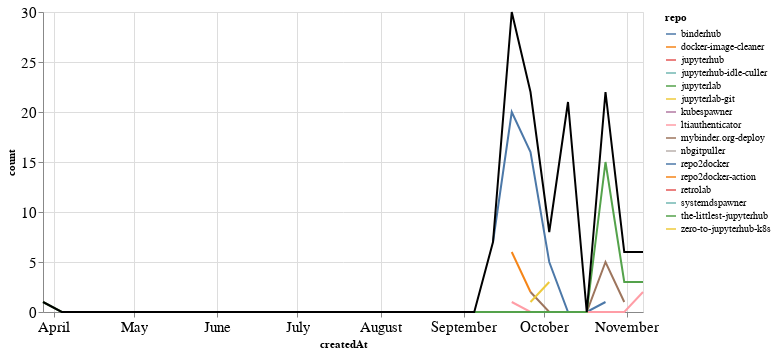

The code cell stored with this chart in its notebook:
### Markdown cell above
### Comments

### Code cell
comments_time = comments.groupby('repo').resample('W', on='createdAt').count()['author'].reset_index()
comments_time = comments_time.rename(columns={'author': 'count'})
comments_time_total = comments_time.groupby('createdAt').agg({"count": "sum"}).reset_index()
ch1 = alt.Chart(comments_time, width=600).mark_line().encode(
    x='createdAt',
    y='count',
    color='repo',
    tooltip="repo"
)

ch2 = alt.Chart(comments_time_total, width=600).mark_line(color="black").encode(
    x='createdAt',
    y='count',
)

ch1 + ch2

### Figure 1 — Vega-Lite specification as saved in the notebook (floating-point values rounded to 4 significant figures)
{"config": {"axisLeft": {"labelFontSize": 15}, "axisBottom": {"labelFontSize": 15}}, "layer": [{"data": {"name": "data-9ee2ecc563aee0a7f501ac6a66aa1d85"}, "mark": "line", "encoding": {"color": {"type": "nominal", "field": "repo"}, "tooltip": {"type": "nominal", "field": "repo"}, "x": {"type": "temporal", "field": "createdAt"}, "y": {"type": "quantitative", "field": "count"}}, "width": 600}, {"data": {"name": "data-044586390a864168afeb347e87a0374e"}, "mark": {"type": "line", "color": "black"}, "encoding": {"x": {"type": "temporal", "field": "createdAt"}, "y": {"type": "quantitative", "field": "count"}}, "width": 600}], "$schema": "https://vega.github.io/schema/vega-lite/v4.8.1.json", "datasets": {"data-9ee2ecc563aee0a7f501ac6a66aa1d85": [{"repo": "binderhub", "createdAt": "2021-09-12T00:00:00", "count": 7}, {"repo": "binderhub", "createdAt": "2021-09-19T00:00:00", "count": 20}, {"repo": "binderhub", "createdAt": "2021-09-26T00:00:00", "count": 16}, {"repo": "binderhub", "createdAt": "2021-10-03T00:00:00", "count": 5}, {"repo": "binderhub", "createdAt": "2021-10-10T00:00:00", "count": 0}, {"repo": "binderhub", "createdAt": "2021-10-17T00:00:00", "count": 0}, {"repo": "binderhub", "createdAt": "2021-10-24T00:00:00", "count": 1}, {"repo": "docker-image-cleaner", "createdAt": "2021-09-19T00:00:00", "count": 6}, {"repo": "docker-image-cleaner", "createdAt": "2021-09-26T00:00:00", "count": 2}, {"repo": "jupyterhub", "createdAt": "2021-10-10T00:00:00", "count": 17}, {"repo": "jupyterhub-idle-culler", "createdAt": "2021-09-26T00:00:00", "count": 1}, {"repo": "jupyterlab", "createdAt": "2021-10-10T00:00:00", "count": 1}, {"repo": "jupyterlab-git", "createdAt": "2021-10-10T00:00:00", "count": 3}, {"repo": "kubespawner", "createdAt": "2021-10-24T00:00:00", "count": 1}, {"repo": "ltiauthenticator", "createdAt": "2021-09-19T00:00:00", "count": 1}, {"repo": "ltiauthenticator", "createdAt": "2021-09-26T00:00:00", "count": 0}, {"repo": "ltiauthenticator", "createdAt": "2021-10-03T00:00:00", "count": 0}, {"repo": "ltiauthenticator", "createdAt": "2021-10-10T00:00:00", "count": 0}, {"repo": "ltiauthenticator", "createdAt": "2021-10-17T00:00:00", "count": 0}, {"repo": "ltiauthenticator", "createdAt": "2021-10-24T00:00:00", "count": 0}, {"repo": "ltiauthenticator", "createdAt": "2021-10-31T00:00:00", "count": 0}, {"repo": "ltiauthenticator", "createdAt": "2021-11-07T00:00:00", "count": 2}, {"repo": "mybinder.org-deploy", "createdAt": "2021-09-26T00:00:00", "count": 2}, {"repo": "mybinder.org-deploy", "createdAt": "2021-10-03T00:00:00", "count": 0}, {"repo": "mybinder.org-deploy", "createdAt": "2021-10-10T00:00:00", "count": 0}, {"repo": "mybinder.org-deploy", "createdAt": "2021-10-17T00:00:00", "count": 0}, {"repo": "mybinder.org-deploy", "createdAt": "2021-10-24T00:00:00", "count": 5}, {"repo": "mybinder.org-deploy", "createdAt": "2021-10-31T00:00:00", "count": 1}, {"repo": "nbgitpuller", "createdAt": "2021-11-07T00:00:00", "count": 1}, {"repo": "repo2docker", "createdAt": "2021-09-19T00:00:00", "count": 2}, {"repo": "repo2docker-action", "createdAt": "2021-09-19T00:00:00", "count": 1}, {"repo": "retrolab", "createdAt": "2021-10-31T00:00:00", "count": 1}, {"repo": "systemdspawner", "createdAt": "2021-10-31T00:00:00", "count": 1}, {"repo": "the-littlest-jupyterhub", "createdAt": "2021-03-28T00:00:00", "count": 1}, {"repo": "the-littlest-jupyterhub", "createdAt": "2021-04-04T00:00:00", "count": 0}, {"repo": "the-littlest-jupyterhub", "createdAt": "2021-04-11T00:00:00", "count": 0}, {"repo": "the-littlest-jupyterhub", "createdAt": "2021-04-18T00:00:00", "count": 0}, {"repo": "the-littlest-jupyterhub", "createdAt": "2021-04-25T00:00:00", "count": 0}, {"repo": "the-littlest-jupyterhub", "createdAt": "2021-05-02T00:00:00", "count": 0}, {"repo": "the-littlest-jupyterhub", "createdAt": "2021-05-09T00:00:00", "count": 0}, {"repo": "the-littlest-jupyterhub", "createdAt": "2021-05-16T00:00:00", "count": 0}, {"repo": "the-littlest-jupyterhub", "createdAt": "2021-05-23T00:00:00", "count": 0}, {"repo": "the-littlest-jupyterhub", "createdAt": "2021-05-30T00:00:00", "count": 0}, {"repo": "the-littlest-jupyterhub", "createdAt": "2021-06-06T00:00:00", "count": 0}, {"repo": "the-littlest-jupyterhub", "createdAt": "2021-06-13T00:00:00", "count": 0}, {"repo": "the-littlest-jupyterhub", "createdAt": "2021-06-20T00:00:00", "count": 0}, {"repo": "the-littlest-jupyterhub", "createdAt": "2021-06-27T00:00:00", "count": 0}, {"repo": "the-littlest-jupyterhub", "createdAt": "2021-07-04T00:00:00", "count": 0}, {"repo": "the-littlest-jupyterhub", "createdAt": "2021-07-11T00:00:00", "count": 0}, {"repo": "the-littlest-jupyterhub", "createdAt": "2021-07-18T00:00:00", "count": 0}, {"repo": "the-littlest-jupyterhub", "createdAt": "2021-07-25T00:00:00", "count": 0}, {"repo": "the-littlest-jupyterhub", "createdAt": "2021-08-01T00:00:00", "count": 0}, {"repo": "the-littlest-jupyterhub", "createdAt": "2021-08-08T00:00:00", "count": 0}, {"repo": "the-littlest-jupyterhub", "createdAt": "2021-08-15T00:00:00", "count": 0}, {"repo": "the-littlest-jupyterhub", "createdAt": "2021-08-22T00:00:00", "count": 0}, {"repo": "the-littlest-jupyterhub", "createdAt": "2021-08-29T00:00:00", "count": 0}, {"repo": "the-littlest-jupyterhub", "createdAt": "2021-09-05T00:00:00", "count": 0}, {"repo": "the-littlest-jupyterhub", "createdAt": "2021-09-12T00:00:00", "count": 0}, {"repo": "the-littlest-jupyterhub", "createdAt": "2021-09-19T00:00:00", "count": 0}, {"repo": "the-littlest-jupyterhub", "createdAt": "2021-09-26T00:00:00", "count": 0}, {"repo": "the-littlest-jupyterhub", "createdAt": "2021-10-03T00:00:00", "count": 0}, {"repo": "the-littlest-jupyterhub", "createdAt": "2021-10-10T00:00:00", "count": 0}, {"repo": "the-littlest-jupyterhub", "createdAt": "2021-10-17T00:00:00", "count": 0}, {"repo": "the-littlest-jupyterhub", "createdAt": "2021-10-24T00:00:00", "count": 15}, {"repo": "the-littlest-jupyterhub", "createdAt": "2021-10-31T00:00:00", "count": 3}, {"repo": "the-littlest-jupyterhub", "createdAt": "2021-11-07T00:00:00", "count": 3}, {"repo": "zero-to-jupyterhub-k8s", "createdAt": "2021-09-26T00:00:00", "count": 1}, {"repo": "zero-to-jupyterhub-k8s", "createdAt": "2021-10-03T00:00:00", "count": 3}], "data-044586390a864168afeb347e87a0374e": [{"createdAt": "2021-03-28T00:00:00", "count": 1}, {"createdAt": "2021-04-04T00:00:00", "count": 0}, {"createdAt": "2021-04-11T00:00:00", "count": 0}, {"createdAt": "2021-04-18T00:00:00", "count": 0}, {"createdAt": "2021-04-25T00:00:00", "count": 0}, {"createdAt": "2021-05-02T00:00:00", "count": 0}, {"createdAt": "2021-05-09T00:00:00", "count": 0}, {"createdAt": "2021-05-16T00:00:00", "count": 0}, {"createdAt": "2021-05-23T00:00:00", "count": 0}, {"createdAt": "2021-05-30T00:00:00", "count": 0}, {"createdAt": "2021-06-06T00:00:00", "count": 0}, {"createdAt": "2021-06-13T00:00:00", "count": 0}, {"createdAt": "2021-06-20T00:00:00", "count": 0}, {"createdAt": "2021-06-27T00:00:00", "count": 0}, {"createdAt": "2021-07-04T00:00:00", "count": 0}, {"createdAt": "2021-07-11T00:00:00", "count": 0}, {"createdAt": "2021-07-18T00:00:00", "count": 0}, {"createdAt": "2021-07-25T00:00:00", "count": 0}, {"createdAt": "2021-08-01T00:00:00", "count": 0}, {"createdAt": "2021-08-08T00:00:00", "count": 0}, {"createdAt": "2021-08-15T00:00:00", "count": 0}, {"createdAt": "2021-08-22T00:00:00", "count": 0}, {"createdAt": "2021-08-29T00:00:00", "count": 0}, {"createdAt": "2021-09-05T00:00:00", "count": 0}, {"createdAt": "2021-09-12T00:00:00", "count": 7}, {"createdAt": "2021-09-19T00:00:00", "count": 30}, {"createdAt": "2021-09-26T00:00:00", "count": 22}, {"createdAt": "2021-10-03T00:00:00", "count": 8}, {"createdAt": "2021-10-10T00:00:00", "count": 21}, {"createdAt": "2021-10-17T00:00:00", "count": 0}, {"createdAt": "2021-10-24T00:00:00", "count": 22}, {"createdAt": "2021-10-31T00:00:00", "count": 6}, {"createdAt": "2021-11-07T00:00:00", "count": 6}]}}
